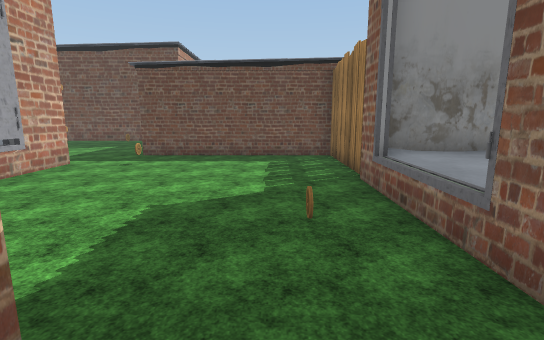
[1] (above)

24 first-person views from a walk through a scene from a Unity 3-D project. The camera is 1.3 m above the floor, tilts 10° down and sees 85° across. Doors are open. The floor is counted in squares, 1 m on a side. Each view is taken from the middle of a square. On the plan, view 1 faces up. The plan holds only what a view shows up to about 14 squares ahead; the rest is blank. The place goes on beyond the plan. The player character is not drawn. Some surface patterns are stand-ins.

[2]
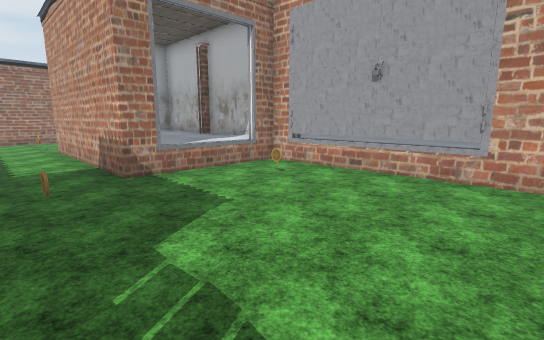

[3]
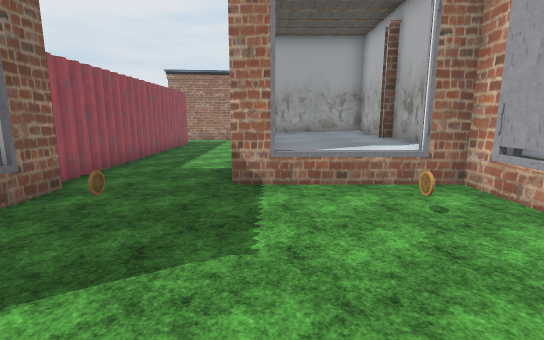

[4]
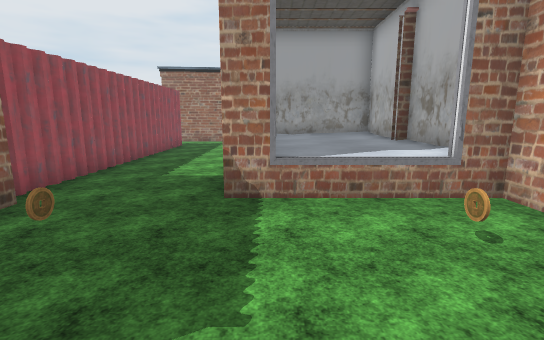

[5]
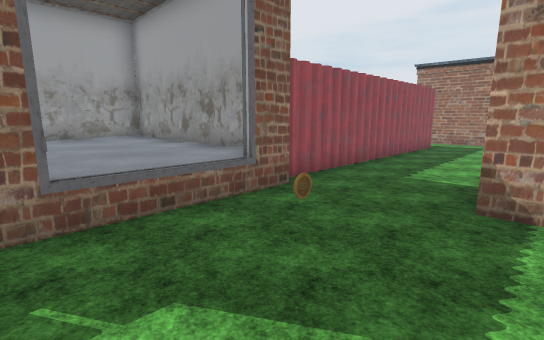

[6]
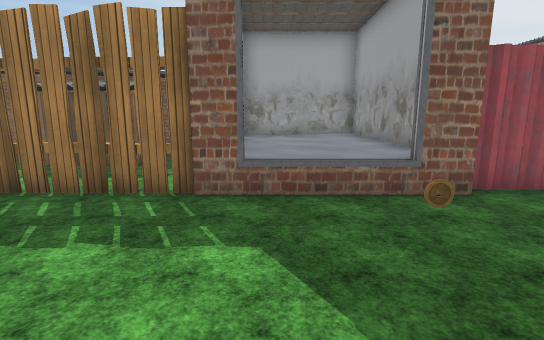

[7]
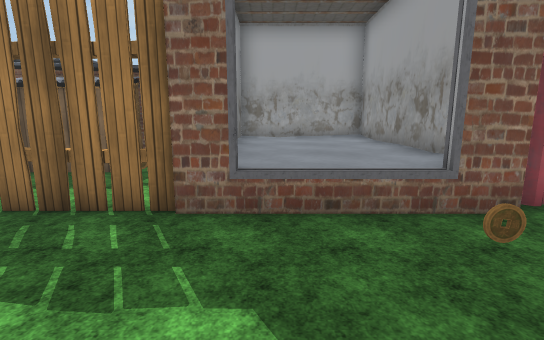

[8]
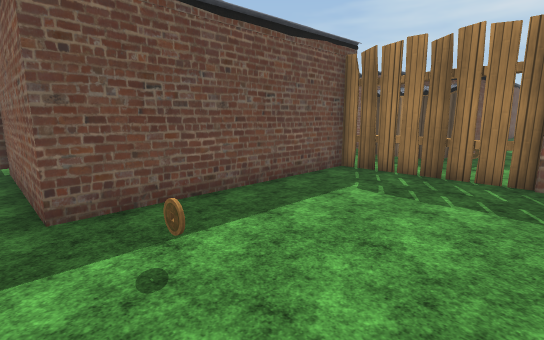

[9]
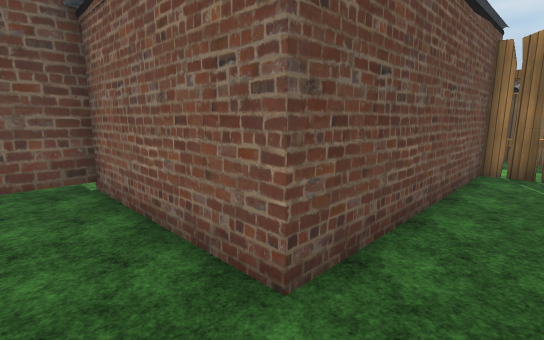

[10]
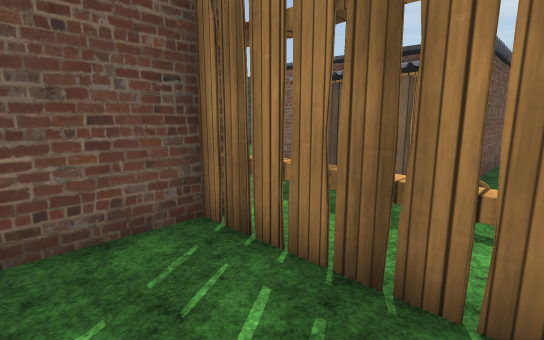

[11]
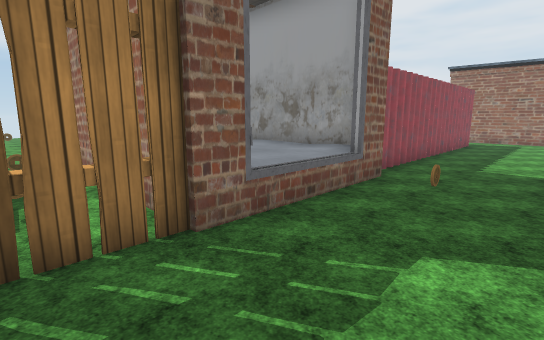

[12]
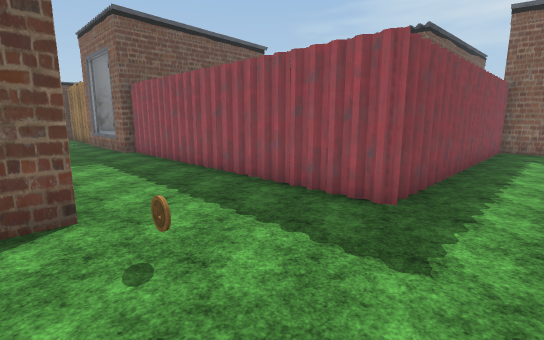

[13]
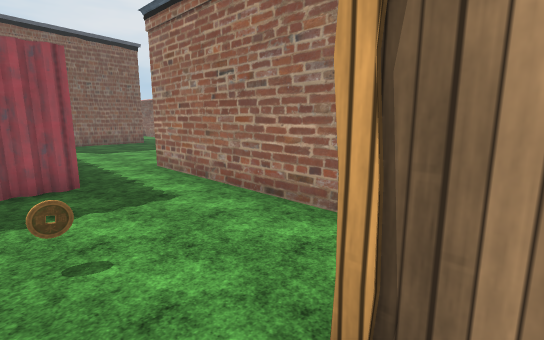

[14]
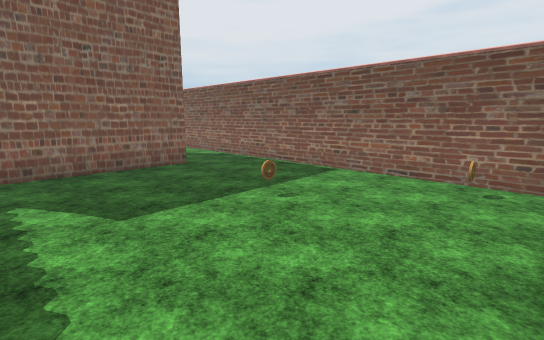

[15]
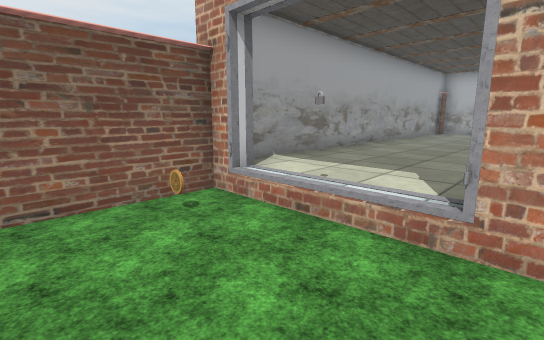

[16]
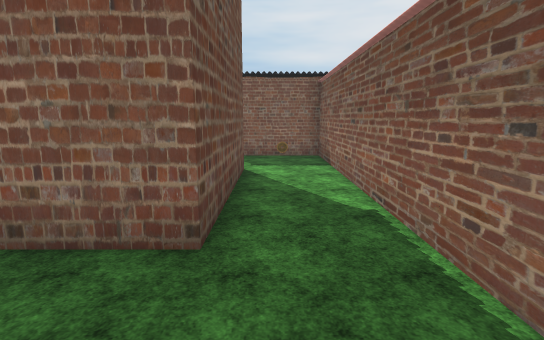

[17]
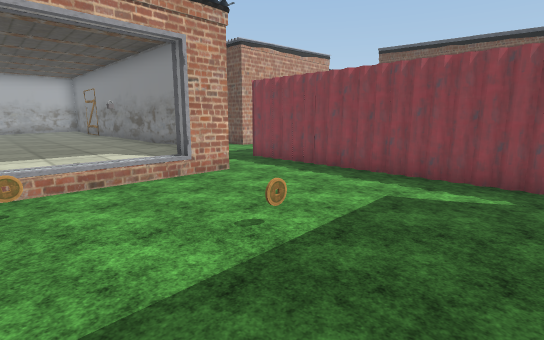

[18]
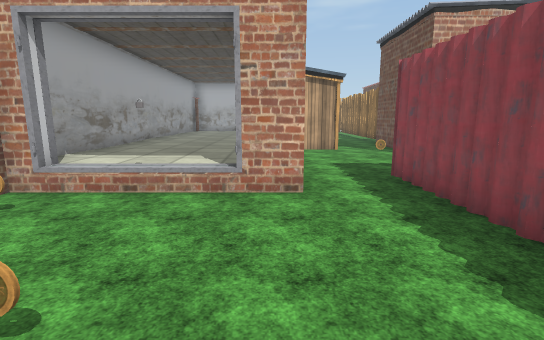

[19]
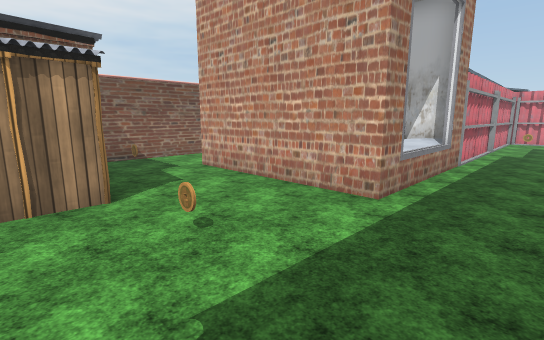

[20]
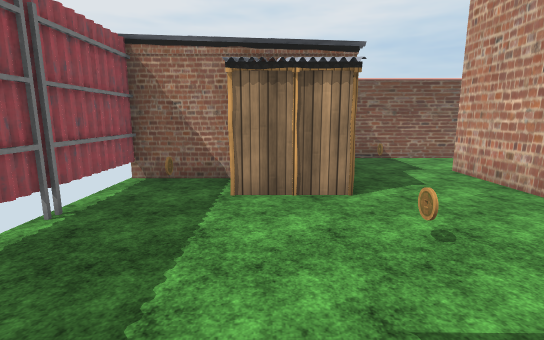

[21]
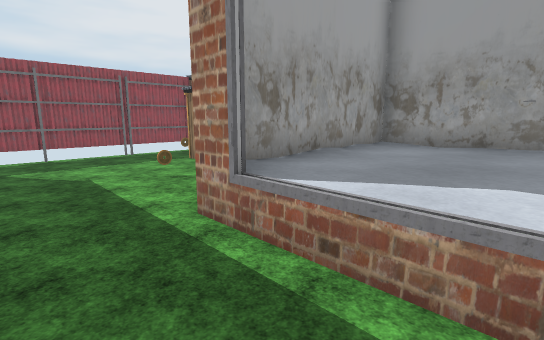

[22]
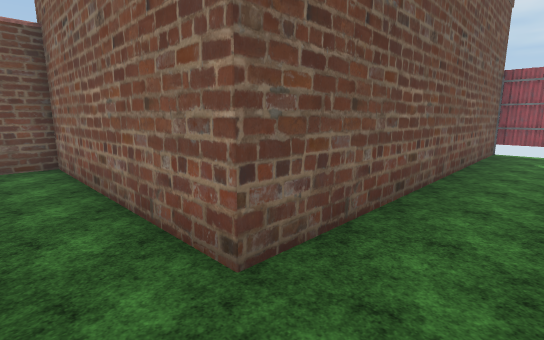

[23]
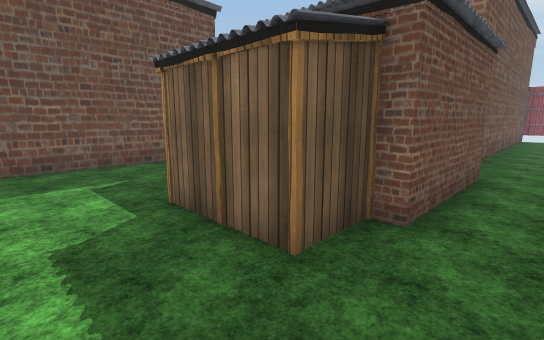

[24]
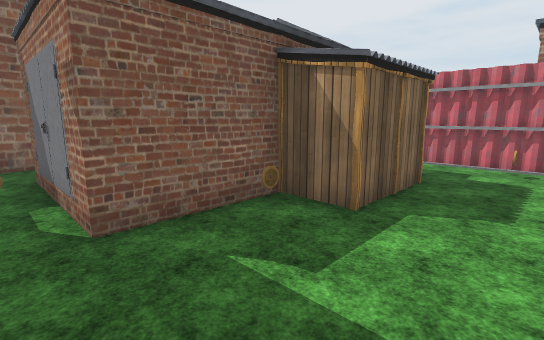

### Floor plan
Key: @ floor where view 1 was taken; # wall or solid block; . main floor; : floor 0.25 m higher than the main floor; + floor 0.5 m higher than the main floor; D open door; G garage; T thing the floor can be seen under or through; C coin; O other object.
Columns run from 6 left of view 1 to 24 right of it. Each row starts with its distance up from view 1.
 15 GGG
 14 ..G
 13 O.G          G
 12 ..G       .. G
 11 ..G      ..GGG
 10 ..GGGGGGT..G:G
  9 ........T..GGG
  8 #.C.....T.O..GGGG
  7 G.......T....C...     .O
  6 G.......GGGGGGG#
  5 G.......GGGGGGG#
  4 G.......GGGGGGG#
  3 G.C...C.GGGGGGG#
  2 G.......GGGGGGG####
  1 GGGGGG..#......O...G
  0 GGGGGG@.#....GGGG..G
 -1 GGGGGG..#....G   ..G
 -2 #GGGGG..#...CG   ..G
 -3 GGGGGG..#..GGG   ..G
 -4 GGGGGG..#..G:G   ..G
 -5 #GGGGG..#..GGG   ..GGGGGGGGGGGO
 -6 GGGGG...#....GGGG.............O
 -7  ....C..#.O...................O
 -8   #.....###########GGGG.......O
 -9   ##..............GGGGG..C....O
-10    #..............GGGGG.......O
-11 ###########.......GGGGG...GGGOO
-12 ++++++++++D.......GGGGG...GGGGO
-13 ++++++++++D...C...GGGGG..G
-14 ++++++++++D.............OG
-15 ++++++++++DC.............G
-16 ##########################

Positions as (right, up) in squares from view 1, and headings:
1: (0, 0), facing up
2: (1, 8), facing down-left
3: (-2, 7), facing down
4: (-2, 6), facing down
5: (-2, 6), facing down-right
6: (-3, 5), facing right
7: (-2, 5), facing right
8: (-5, 6), facing up-right
9: (-6, 9), facing up-right
10: (0, 7), facing up-right
11: (-1, 8), facing down-right
12: (-2, -10), facing up-right
13: (-4, -7), facing down-right
14: (4, -9), facing down-right
15: (7, -11), facing down-left
16: (9, -14), facing right
17: (10, -15), facing up-left
18: (9, -11), facing left
19: (21, -6), facing down-left
20: (21, -6), facing down
21: (13, -6), facing down-right
22: (11, -7), facing up-right
23: (3, -7), facing up-right
24: (3, 1), facing down-right
